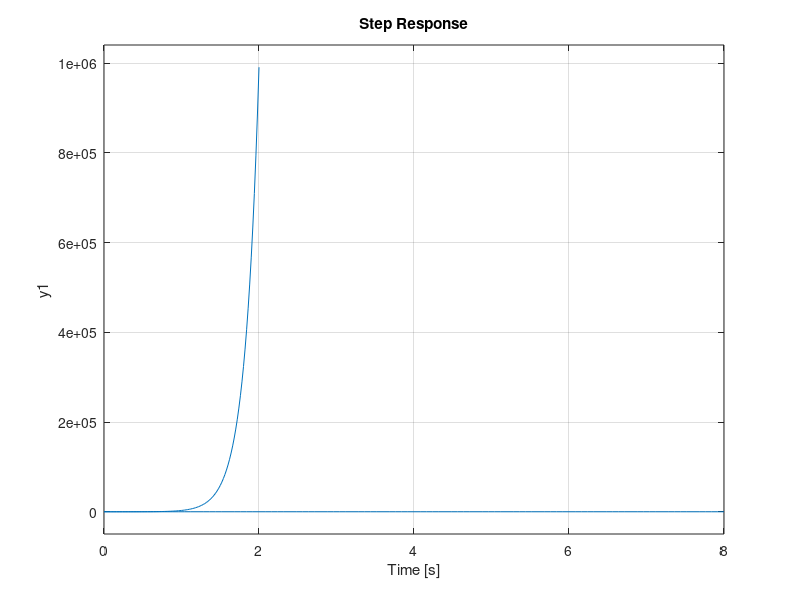
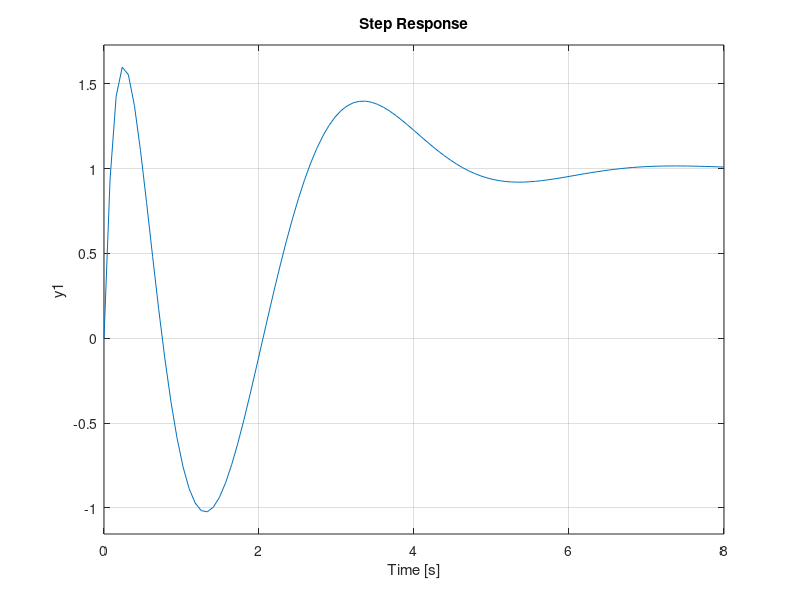

MATLAB code to generate these figures, in order:
%User enter the poles
pole1 = input('User enter the pole 1: ');
pole2 = input('User enter the pole 2: ');
gain = input('User enter the gain : ');
%Define the desire transfer function
tss =  input('User enter the settling time tss: ');
Mp =  input('User enter the Maximun peak for the function: 1>Mp>0 ');



%function f = pid(pole1, pole2 , gain, tss, Mp)


    %define the zeros, poles and gain  
    zeros = [];     
    polos = [pole1 pole2];
    [nums,dens] = zp2tf(zeros,polos,gain);

    %Get some parameters  for create the transfer function 
    Wn = sqrt(dens(3)); %check is the pos 3 exist
    K = nums(3) ;
    Z =  dens(2) / (2 * Wn); 

    %Create the transfer function based on the parameters
    num = [K*(Wn^2)];
    den = [1 2*Z*Wn Wn^2];
    Gs = tf(num,den)
    step(Gs)
    grid on


    Kd = 1;
    Zd = abs(log(Mp)) /  sqrt ( pi^2 + log(Mp)^2);
    Wnd =  4 / (Zd*tss);
    numd = [Kd*(Wnd^2)];
    dend = [1 2*Zd*Wnd Wnd^2];
    Gd = tf(numd,dend)

    hold on
    step(Gd)
    
    %Calc the transfer function
    %based on the dominant pole 
    dominant_pole =-5*max(real(roots(dend)));
    Gnd = tf([dominant_pole],[1 dominant_pole])

    %Now the multiplication of the transfer 
    %functions for could compare among the functions
    Gd3 = series(Gd, Gnd)

    %Create another figure
    figure(2)
    step(Gd)
    grid on 
    hold on
    step(Gd3)

    
    %Now the values of the PID
    Kd = (Gd3.den{1}(2)- Gs.den{1}(2)) / Gs.num{1}(3);
    Kp = (Gd3.den{1}(3)-  Gs.den{1}(3)) / Gs.num{1}(3);
    Ki = Gd3.den{1}(4) / Gs.num{1}(3);
    
    Cs = tf([Kd Kp Ki], [1 0])
     %Now get the desire function
    Glc = feedback(series(Gs, Cs), 1)
    step(Glc)

%end 


